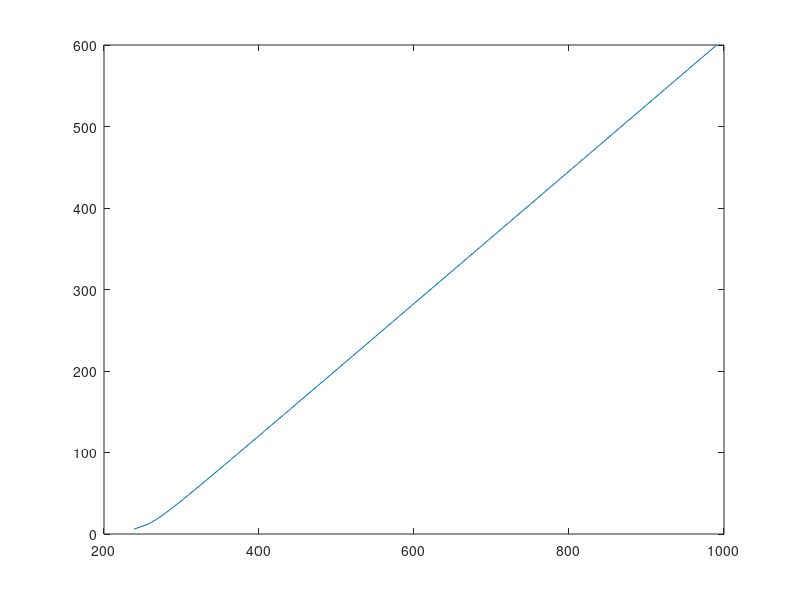
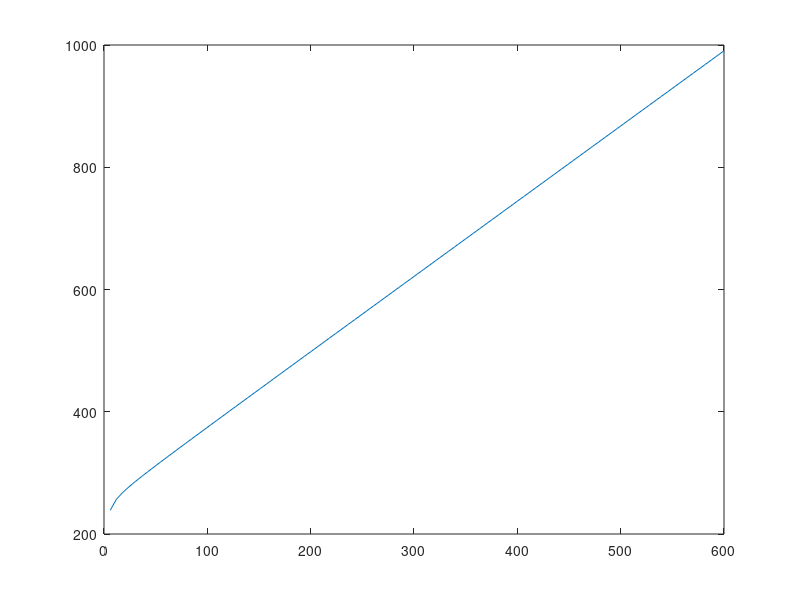

MATLAB code for these plots, in order:
% Dr. Hunt's model
%optimization parameters

a0 = 254.3;%*10^3;
a1 = 192;%*10^3;
a2 = 2.0265;
a3 = -0.461;
a4 = -0.331;
a5 = 1.23;
a6 = 15.6;

%10mm BPA strain - length (29.8cm)
rest_length = 28.1;
max_contraction_length = 23.6;
kmax =(rest_length - max_contraction_length)./rest_length;
k = 1;
S=0;
F = linspace(0,600);
%Model
P = a0+(a1.*tand(a2.*(k./(a4.*F.*kmax))+a3)) + a5.*F+a6*S;

figure
plot(P,F)
figure
plot(F,P)











